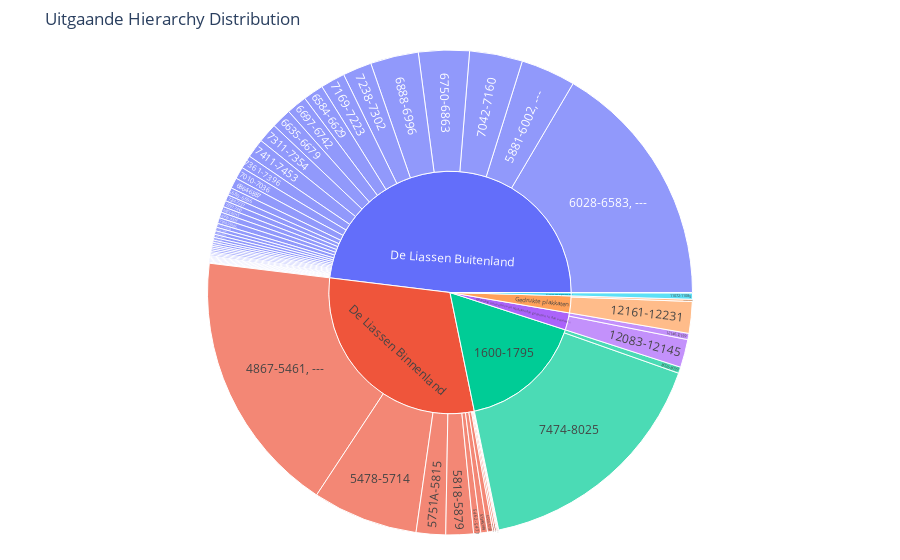

The cell this chart's notebook holds for it:
### Code cell
# Make a copy to avoid modifying the original DataFrame
df_uitg_plot = uitg.copy()

# Fill potential NaN/None values with a placeholder string for clarity in the plot
# Ensure consistent data types (string) for path columns
df_uitg_plot['subsubseries'] = df_uitg_plot['subsubseries'].fillna('N/A').astype(str)
df_uitg_plot['inventory_range'] = df_uitg_plot['inventory_range'].fillna('N/A').astype(str)

# Add a count column, assuming each row represents one item
df_uitg_plot['count'] = 1

# Create the sunburst chart using Plotly Express
# The 'path' argument defines the hierarchy from center outwards
fig_uitg = px.sunburst(df_uitg_plot,
                       path=['subsubseries', 'inventory_range'],
                       values='count',
                       title="Uitgaande Hierarchy Distribution",
                       # Optional: Limit depth if it gets too crowded
                       # maxdepth=2
                      )

# Improve layout for better readability
fig_uitg.update_layout(margin = dict(t=50, l=25, r=25, b=25))

fig_uitg.show()

### Figure 1 — Plotly figure (JSON) as saved in the notebook; plotly's stock layout.template omitted (floating-point values rounded to 4 significant figures)
{"data": [{"branchvalues": "total", "domain": {"x": [0, 1], "y": [0, 1]}, "hovertemplate": "labels=%{label}<br>count=%{value}<br>parent=%{parent}<br>id=%{id}<extra></extra>", "ids": ["De Liassen Binnenland/4867-5461, ---", "De Liassen Binnenland/5462-5477", "De Liassen Binnenland/5478-5714", "De Liassen Binnenland/5715-5718", "De Liassen Binnenland/5719-5722", "De Liassen Binnenland/5723-5733", "De Liassen Binnenland/5734-5749", "De Liassen Binnenland/5745A-5745B", "De Liassen Binnenland/5750", "De Liassen Binnenland/5751A-5815", "De Liassen Binnenland/5816-5817", "De Liassen Binnenland/5818-5879", "De Liassen Buitenland/5881-6002, ---", "De Liassen Buitenland/6003-6015", "De Liassen Buitenland/6016-6024", "De Liassen Buitenland/6025-6026", "De Liassen Buitenland/6028-6583, ---", "De Liassen Buitenland/6584-6629", "De Liassen Buitenland/6630-6634", "De Liassen Buitenland/6635-6679", "De Liassen Buitenland/6680-6696", "De Liassen Buitenland/6697-6742", "De Liassen Buitenland/6743-6746", "De Liassen Buitenland/6747-6749", "De Liassen Buitenland/6750-6863", "De Liassen Buitenland/6864-6887", "De Liassen Buitenland/6888-6996", "De Liassen Buitenland/6926-6926A", "De Liassen Buitenland/6997-7009", "De Liassen Buitenland/7010-7036", "De Liassen Buitenland/7037-7041", "De Liassen Buitenland/7042-7160", "De Liassen Buitenland/7161-7168", "De Liassen Buitenland/7169-7223", "De Liassen Buitenland/7224-7237", "De Liassen Buitenland/7238-7302", "De Liassen Buitenland/7303-7310", "De Liassen Buitenland/7311-7354", "De Liassen Buitenland/7355-7360", "De Liassen Buitenland/7361-7361.C", "De Liassen Buitenland/7361-7396", "De Liassen Buitenland/7364-7364B", "De Liassen Buitenland/7365-7365C", "De Liassen Buitenland/7366-7366L", "De Liassen Buitenland/7368-7368B", "De Liassen Buitenland/7370A-7370D", "De Liassen Buitenland/7397-7410", "De Liassen Buitenland/7411-7453", "De Liassen Buitenland/7454-7460", "De Liassen Buitenland/7461-7461A", "De Liassen Buitenland/7462A-7462B", "De Liassen Buitenland/7463", "De Liassen Buitenland/7464", "De Liassen Buitenland/7465", "De Liassen Buitenland/7466-7467", "De Liassen Buitenland/7468-7469", "De Liassen Buitenland/7470-7471", "1600-1795/7474-8025", "1600-1795/8026-8039", "Minuten van algemene aard/11072-11085", "Minuten van bijzondere aard/11086", "Gedrukte nouvelles van Nederlandse gezanten in den vreemde/12083-12145", "Gedrukte nouvelles van Nederlandse gezanten in den vreemde/12146-12159", "Gedrukte plakkaten/12161-12231", "Gedrukte plakkaten/12232-12236", "De Liassen Binnenland", "De Liassen Buitenland", "1600-1795", "Minuten van algemene aard", "Minuten van bijzondere aard", "Gedrukte nouvelles van Nederlandse gezanten in den vreemde", "Gedrukte plakkaten"], "labels": ["4867-5461, ---", "5462-5477", "5478-5714", "5715-5718", "5719-5722", "5723-5733", "5734-5749", "5745A-5745B", "5750", "5751A-5815", "5816-5817", "5818-5879", "5881-6002, ---", "6003-6015", "6016-6024", "6025-6026", "6028-6583, ---", "6584-6629", "6630-6634", "6635-6679", "6680-6696", "6697-6742", "6743-6746", "6747-6749", "6750-6863", "6864-6887", "6888-6996", "6926-6926A", "6997-7009", "7010-7036", "7037-7041", "7042-7160", "7161-7168", "7169-7223", "7224-7237", "7238-7302", "7303-7310", "7311-7354", "7355-7360", "7361-7361.C", "7361-7396", "7364-7364B", "7365-7365C", "7366-7366L", "7368-7368B", "7370A-7370D", "7397-7410", "7411-7453", "7454-7460", "7461-7461A", "7462A-7462B", "7463", "7464", "7465", "7466-7467", "7468-7469", "7470-7471", "7474-8025", "8026-8039", "11072-11085", "11086", "12083-12145", "12146-12159", "12161-12231", "12232-12236", "De Liassen Binnenland", "De Liassen Buitenland", "1600-1795", "Minuten van algemene aard", "Minuten van bijzondere aard", "Gedrukte nouvelles van Nederlandse gezanten in den vreemde", "Gedrukte plakkaten"], "name": "", "parents": ["De Liassen Binnenland", "De Liassen Binnenland", "De Liassen Binnenland", "De Liassen Binnenland", "De Liassen Binnenland", "De Liassen Binnenland", "De Liassen Binnenland", "De Liassen Binnenland", "De Liassen Binnenland", "De Liassen Binnenland", "De Liassen Binnenland", "De Liassen Binnenland", "De Liassen Buitenland", "De Liassen Buitenland", "De Liassen Buitenland", "De Liassen Buitenland", "De Liassen Buitenland", "De Liassen Buitenland", "De Liassen Buitenland", "De Liassen Buitenland", "De Liassen Buitenland", "De Liassen Buitenland", "De Liassen Buitenland", "De Liassen Buitenland", "De Liassen Buitenland", "De Liassen Buitenland", "De Liassen Buitenland", "De Liassen Buitenland", "De Liassen Buitenland", "De Liassen Buitenland", "De Liassen Buitenland", "De Liassen Buitenland", "De Liassen Buitenland", "De Liassen Buitenland", "De Liassen Buitenland", "De Liassen Buitenland", "De Liassen Buitenland", "De Liassen Buitenland", "De Liassen Buitenland", "De Liassen Buitenland", "De Liassen Buitenland", "De Liassen Buitenland", "De Liassen Buitenland", "De Liassen Buitenland", "De Liassen Buitenland", "De Liassen Buitenland", "De Liassen Buitenland", "De Liassen Buitenland", "De Liassen Buitenland", "De Liassen Buitenland", "De Liassen Buitenland", "De Liassen Buitenland", "De Liassen Buitenland", "De Liassen Buitenland", "De Liassen Buitenland", "De Liassen Buitenland", "De Liassen Buitenland", "1600-1795", "1600-1795", "Minuten van algemene aard", "Minuten van bijzondere aard", "Gedrukte nouvelles van Nederlandse gezanten in den vreemde", "Gedrukte nouvelles van Nederlandse gezanten in den vreemde", "Gedrukte plakkaten", "Gedrukte plakkaten", "", "", "", "", "", "", ""], "type": "sunburst", "values": [595.0, 16.0, 237.0, 4.0, 4.0, 12.0, 15.0, 2.0, 1.0, 66.0, 2.0, 62.0, 123.0, 13.0, 9.0, 2.0, 557.0, 46.0, 5.0, 45.0, 17.0, 46.0, 4.0, 3.0, 114.0, 24.0, 108.0, 2.0, 13.0, 27.0, 5.0, 119.0, 8.0, 55.0, 14.0, 65.0, 8.0, 44.0, 6.0, 4.0, 30.0, 3.0, 4.0, 13.0, 3.0, 4.0, 14.0, 43.0, 7.0, 2.0, 2.0, 1.0, 1.0, 1.0, 2.0, 2.0, 2.0, 552.0, 14.0, 14.0, 1.0, 63.0, 14.0, 71.0, 5.0, 1016.0, 1620.0, 566.0, 14.0, 1.0, 77.0, 76.0]}], "layout": {"legend": {"tracegroupgap": 0}, "margin": {"b": 25, "l": 25, "r": 25, "t": 50}, "title": {"text": "Uitgaande Hierarchy Distribution"}}}
